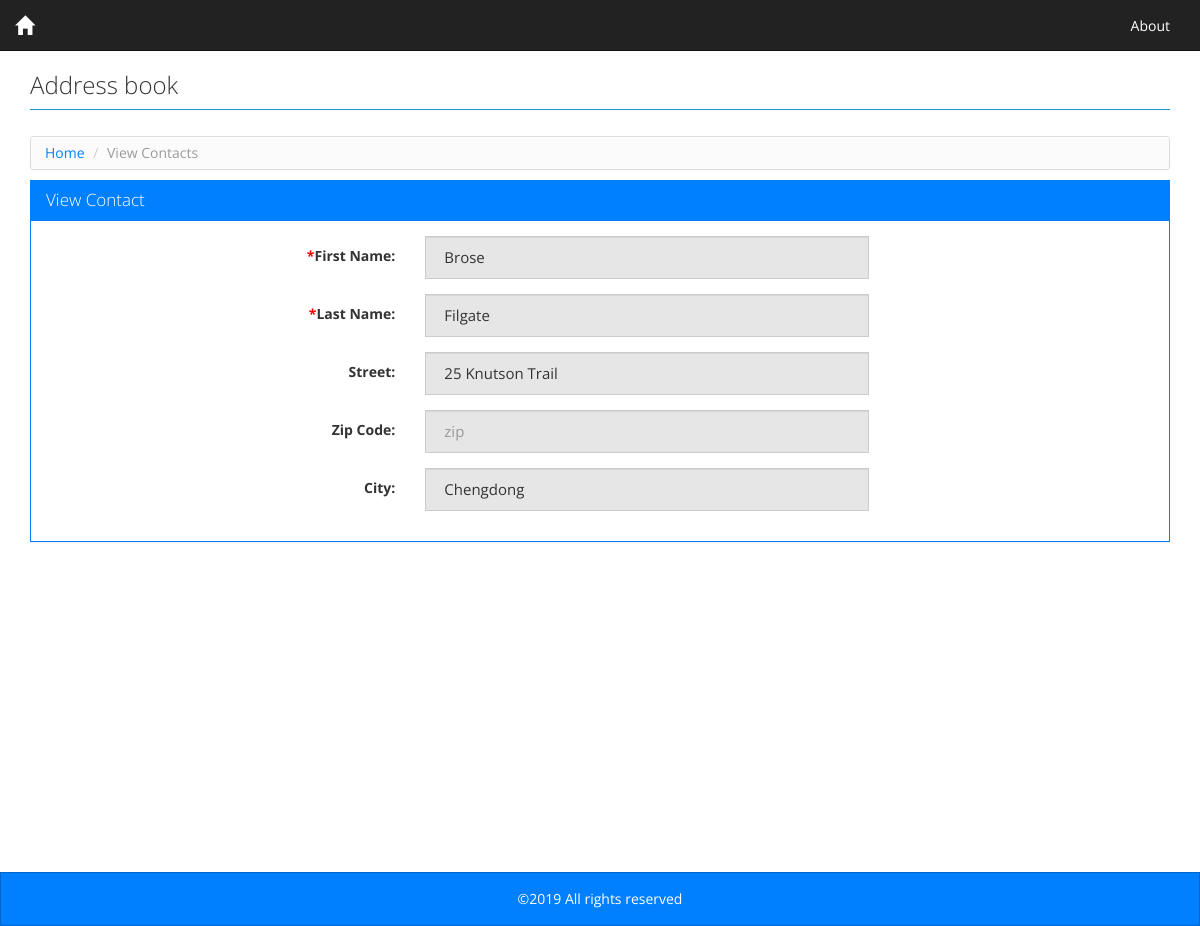
/view_contacts.php?cid=4, run on the app's committed database.
### tables this page shows
CREATE TABLE `contacts` (
  `id` int(11) NOT NULL AUTO_INCREMENT,
  `first_name` varchar(255) NOT NULL,
  `last_name` varchar(255) NOT NULL,
  `street` varchar(255) DEFAULT NULL,
  `zip` varchar(255) DEFAULT NULL,
  `city` varchar(255) DEFAULT NULL,
  PRIMARY KEY (`id`)
);

### view_contacts.php (the view)
<?php
require_once './config.php';
include './header.php';
try {
  $sql = "SELECT * FROM contacts WHERE 1 AND id = :cid";
  $stmt = $DB->prepare($sql);
  $stmt->bindValue(":cid", intval($_GET["cid"]));
  $stmt->execute();
  $results = $stmt->fetchAll();
} catch (Exception $ex) {
  echo $ex->getMessage();
}
?>
<div class="row">
  <ul class="breadcrumb">
    <li><a href="index.php">Home</a></li>
    <li class="active">View Contacts</li>
  </ul>
</div>
<div class="row">
  <div class="panel panel-primary">
    <div class="panel-heading">
      <h3 class="panel-title">View Contact</h3>
    </div>
    <div class="panel-body">
      <form class="form-horizontal" name="contact_form" id="contact_form" enctype="multipart/form-data" method="post" action="process_form.php">
        <fieldset>
          <div class="form-group">
            <label class="col-lg-4 control-label" for="first_name"><span class="required">*</span>First Name:</label>
            <div class="col-lg-5">
              <input type="text" readonly="" placeholder="First Name" value="<?php echo $results[0]["first_name"] ?>" id="first_name" class="form-control" name="first_name"><span id="first_name_err" class="error"></span>
            </div>
          </div>
          <div class="form-group">
            <label class="col-lg-4 control-label" for="last_name"><span class="required">*</span>Last Name:</label>
            <div class="col-lg-5">
              <input type="text" readonly="" value="<?php echo $results[0]["last_name"] ?>" placeholder="Last Name" id="last_name" class="form-control" name="last_name"><span id="last_name_err" class="error"></span>
            </div>
          </div>
          <div class="form-group">
            <label class="col-lg-4 control-label" for="city">Street:</label>
            <div class="col-lg-5">
              <input type="text" readonly="" value="<?php echo $results[0]["street"] ?>" placeholder="Street" id="street" class="form-control" name="street"><span id="street" class="error"></span>
            </div>
          </div>
          <div class="form-group">
            <label class="col-lg-4 control-label" for="city">Zip Code:</label>
            <div class="col-lg-5">
              <input type="text" readonly="" value="<?php echo $results[0]["zip"] ?>" placeholder="zip" id="zip" class="form-control" name="zip"><span id="zip" class="error"></span>
            </div>
          </div>
          <div class="form-group">
            <label class="col-lg-4 control-label" for="city">City:</label>
            <div class="col-lg-5">
              <input type="text" readonly="" value="<?php echo $results[0]["city"] ?>" placeholder="City" id="city" class="form-control" name="city"><span id="city" class="error"></span>
            </div>
          </div>
        </fieldset>
      </form>
    </div>
  </div>
</div>
<?php
include './footer.php';
?>

### assets/css/style.css (style rules this page uses)
html, body { height: 100%; }
body { font-size: 14px; line-height: 18px; }
.mainbody .row { margin: 0px; }
.panel-body { width: 100%; margin: 0 auto; }
.breadcrumb { background-color: #FBFBFB; background-image: -moz-linear-gradient(center top , #FFFFFF, #F5F5F5); background-repeat: repeat-x; border: 1px solid #DDDDDD; border-radius: 3px; box-shadow: 0 1px 0 #FFFFFF inset; list-style: none outside none; margin: 5px 0 10px 0; padding: 7px 14px; }
.breadcrumb li { display: inline-block; text-shadow: 0 1px 0 #FFFFFF; }
.required { color: #f00; }

### data on the page
contacts: first_name "Brose", last_name "Filgate", street "25 Knutson Trail", city "Chengdong"
